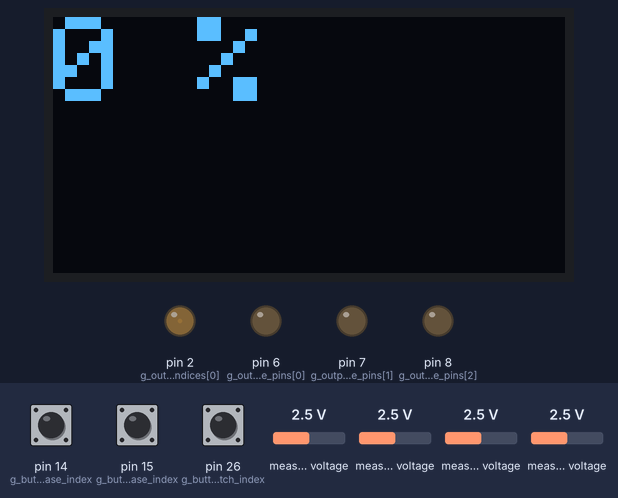
Recording of a sketch running on a simulated Arduino Mega 2560, built with avr-gcc and run on an emulated ATmega2560. Shown: 128×64 one-colour display, output pins drawn as LEDs (lit = HIGH). Dashed ring = blinking. The test bench sets the inputs (shaded band); at power-on: pin 26 (g_button_output_switch_index) LOW, pin 15 (g_button_voltage_increase_index) LOW, pin 14 (g_button_voltage_decrease_index) LOW, measured voltage 2.5 V. Random numbers use the default seed unless the sketch sets one; pins used as bus, display or sensor lines are not drawn; what the sketch prints to the serial monitor is not drawn.

Above: at 6.2 s.
6.3 s: pin 26 (g_button_output_switch_index) pulled HIGH for 1 s
At 6.79 s:
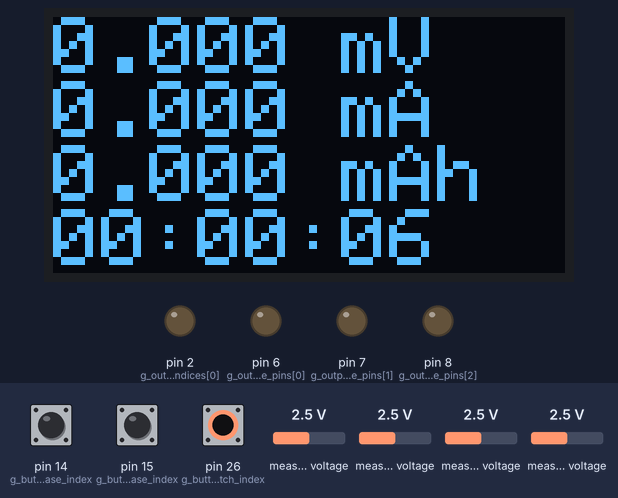
8.8 s: pin 15 (g_button_voltage_increase_index) pulled HIGH for 0.15 s
At 11.2 s:
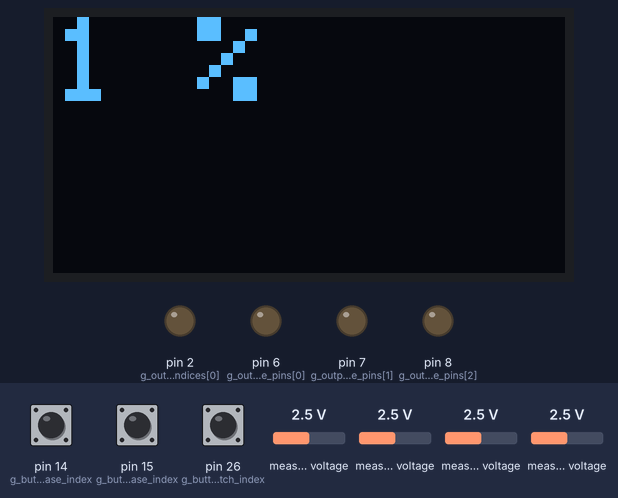
11.5 s: pin 26 (g_button_output_switch_index) pulled HIGH for 0.15 s
At 12.8 s:
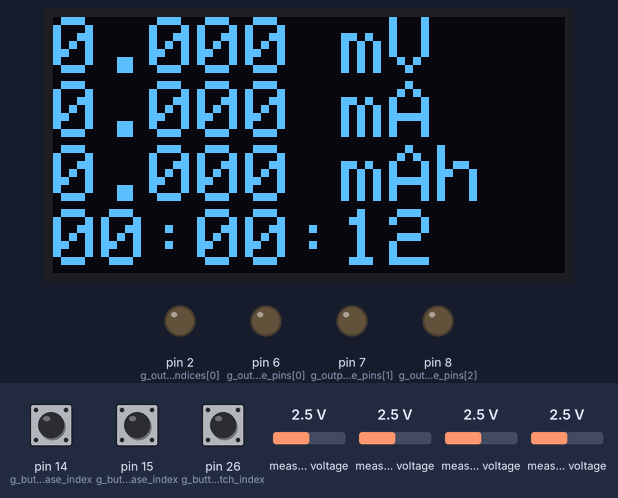
14.6 s: pin 14 (g_button_voltage_decrease_index) pulled HIGH for 1 s
17.1 s: pin 14 (g_button_voltage_decrease_index) driven HIGH and pin 26 (g_button_output_switch_index) driven HIGH
At 17.38 s:
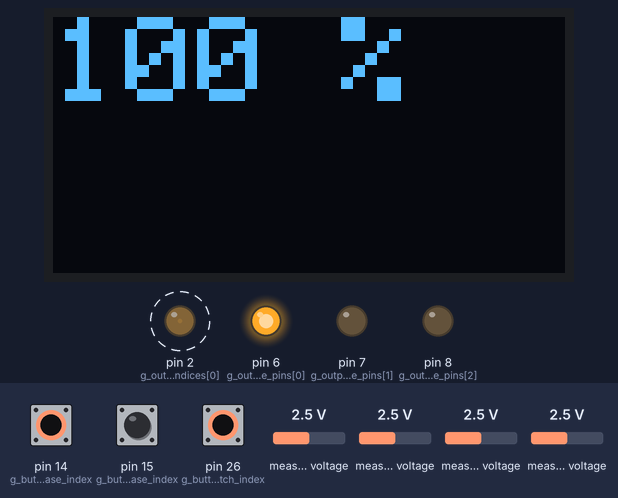
19.1 s: pin 26 (g_button_output_switch_index) driven LOW
At 19.75 s:
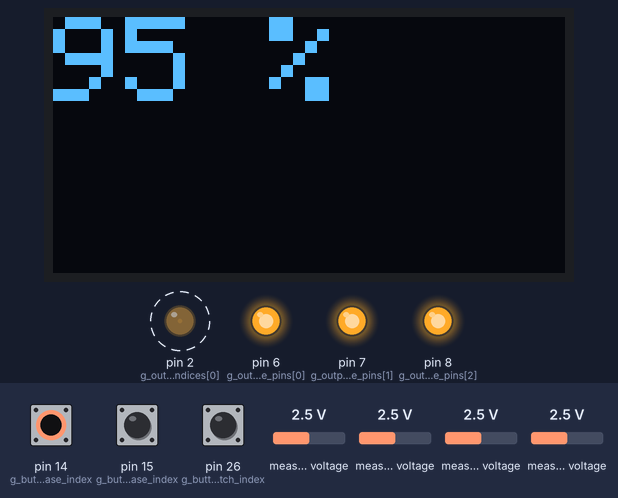
Timing chart, 0 to 22.0 s (numbered marks = the images above; inputs shaded):
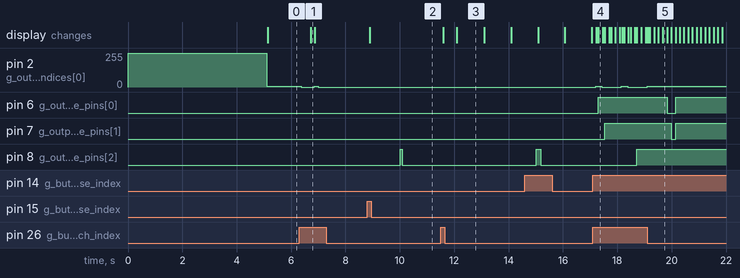

Measured:
- after the input at 6.3 s, pin 2 (g_output_leds_indices[0]): 5/255 → 0/255 after 0.07 s, → 5/255 0.48 s later, → 0/255 0.16 s later; the display: changes after 0.42 s (image 1)
- after the input at 8.8 s, pin 8 (g_output_voltage_pins[2]): LOW → HIGH after 1.2 s, → LOW 0.08 s later; the display: changes after 0.10 s (image 2)
- after the input at 11.5 s, the display: first changes after 0.09 s (image 3 shows a later state)
- after the input at 17.1 s, pin 2 (g_output_leds_indices[0]): alternates 5/255 for 0.23 s and 0/255 for 0.71 s, starting after 0.10 s; pin 6 (g_output_voltage_pins[0]): LOW → HIGH after 0.21 s; pin 7 (g_output_voltage_pins[1]): LOW → HIGH after 0.44 s; pin 8 (g_output_voltage_pins[2]): LOW → HIGH after 1.6 s
- what the display in image 3 shows lasts 1.0 s, from 12.1 s to 13.1 s

The sketch:

DewHeaterRegulator.ino
```cpp
#include "VoltageCurrentMeasurement.h"

#include <Wire.h>
#include "ADS1X15.h"
#include <Adafruit_SSD1306.h>
#include <Adafruit_GFX.h>
#include <string>

#include <vector>
#include <stdlib.h>
#include <cmath>


#define OLED_WIDTH 128
#define OLED_HEIGHT 64

#define OLED_ADDR   0x3C


const int32_t g_button_output_switch_index     = 26;
const int32_t g_button_voltage_increase_index  = 15;
const int32_t g_button_voltage_decrease_index  = 14;
const int32_t g_output_leds_indices[]   = {2,1,0};
const int32_t g_output_leds_indices_size = sizeof(g_output_leds_indices)/sizeof(g_output_leds_indices[0]);
const int32_t g_output_voltage_pins[]   = {6,7,8};
const int32_t g_output_voltage_pins_size = sizeof(g_output_voltage_pins)/sizeof(g_output_voltage_pins[0]);
const int32_t g_max_voltage             = 100;
const int32_t g_min_pulse_width = 50;
const int32_t g_max_pulse_width = g_max_voltage*g_min_pulse_width;

const int32_t g_voltage_pin = 3;    // on ADS1115
const int32_t g_current_pin = 1;    // on ADS1115
const float g_voltage_const = 7.6;
const float g_current_const = -43;

int32_t g_output_voltages[]             = {0,0,0};

int32_t g_current_output_pin = 0;   // 3 = show current, voltage and total charge
int32_t g_last_change_time = 0;

ADS1115 g_ads1115 = ADS1115(0x48);

Adafruit_SSD1306 g_display(OLED_WIDTH, OLED_HEIGHT);

VoltageCurrentMeasurement g_voltage_current_measurement(&g_ads1115, g_voltage_pin, g_current_pin, g_voltage_const, g_current_const);


using namespace std;

void switch_output_pin() {
    g_current_output_pin = (g_current_output_pin + 1) % (g_output_voltage_pins_size+1);

    Serial.print("New output pin: ");
    Serial.println(g_current_output_pin);
}

void decrease_output_voltage() {
    if (g_current_output_pin == g_output_voltage_pins_size) {
        return;
    }
    g_output_voltages[g_current_output_pin] = (g_output_voltages[g_current_output_pin] + g_max_voltage) % (g_max_voltage+1);
}


void increase_output_voltage() {
    if (g_current_output_pin == g_output_voltage_pins_size) {
        return;
    }
    g_output_voltages[g_current_output_pin] = (g_output_voltages[g_current_output_pin] + 1) % (g_max_voltage+1);
}

void turn_off_all_leds() {
    for (const int32_t i_led : g_output_leds_indices) {
        digitalWrite(i_led, LOW);
    }
    g_display.clearDisplay();
    g_display.display();
}

std::string get_time_string(int time_milis) {
    int time_seconds = time_milis/1000;
    int time_minutes = time_seconds/60;
    int time_hours = time_minutes/60;

    time_seconds %= 60;
    time_minutes %= 60;

    return  ((time_hours >= 10) ? "" : "0") + std::to_string(time_hours) + ":" +
            ((time_minutes >= 10) ? "" : "0") + std::to_string(time_minutes) + ":" +
            ((time_seconds >= 10) ? "" : "0") + std::to_string(time_seconds);
}

void print_messages_to_display(const std::vector<std::string> &message, int text_size) {
    g_display.clearDisplay();

    g_display.setTextSize(text_size);
    g_display.setTextColor(WHITE);
    g_display.setCursor(0, 0);
    for (const std::string &msg : message) {
        g_display.println(msg.c_str());
    }
    g_display.display();
}

void update_leds() {
    for (int32_t i_led = 0; i_led < g_output_leds_indices_size; i_led++) {
        if (i_led == g_current_output_pin)  {
            analogWrite(g_output_leds_indices[i_led], 5);
        }
        else {
            digitalWrite(g_output_leds_indices[i_led], LOW);
        }
    }
    if (g_current_output_pin < g_output_voltage_pins_size) {
        const std::string message = std::to_string(g_output_voltages[g_current_output_pin]) + " %";
        print_messages_to_display({message}, 3);
    }
    else {
        std::vector<std::string> messages   =   {
                VoltageCurrentMeasurement::get_message(g_voltage_current_measurement.get_voltage(), "V"),
                VoltageCurrentMeasurement::get_message(g_voltage_current_measurement.get_current(), "A"),
                VoltageCurrentMeasurement::get_message(g_voltage_current_measurement.get_total_charge(), "Ah"),
                get_time_string(millis())
        };
        print_messages_to_display(messages, 2);
    }
}

void set_pwm_pins() {
    const int32_t time = millis();
    for (uint32_t i = 0; i < g_output_voltage_pins_size; i++) {
        if ((time % g_max_pulse_width)/g_min_pulse_width < g_output_voltages[i] ) {
            digitalWrite(g_output_voltage_pins[i], HIGH);
        } else {
            digitalWrite(g_output_voltage_pins[i], LOW);
        }
    }
}

void setup() {
    Serial.begin(115200);

    // put your setup code here, to run once:
    pinMode(g_button_output_switch_index, INPUT);
    pinMode(g_button_voltage_increase_index, INPUT);
    pinMode(g_button_voltage_decrease_index, INPUT);

    for (const int32_t i_led : g_output_leds_indices) {
        pinMode(i_led, OUTPUT);
        digitalWrite(i_led, HIGH);
    }

    for (const int32_t i_pin : g_output_voltage_pins) {
        pinMode(i_pin, OUTPUT);
        digitalWrite(i_pin, LOW);
    }

    g_ads1115.begin();
    g_display.begin(SSD1306_SWITCHCAPVCC, OLED_ADDR);

    print_messages_to_display({"Hello"}, 3);

    g_voltage_current_measurement.set_noise_level(0.005, 0.005);
    g_voltage_current_measurement.set_average_time(g_max_pulse_width);
    delay(5000);
    Serial.print("Setup done");

}

void loop() {

    set_pwm_pins();
    g_voltage_current_measurement.measure();

    if (millis() - g_last_change_time > 15000 && g_current_output_pin < g_output_voltage_pins_size) {
        turn_off_all_leds();
    }
    else {
        update_leds();
    }

    auto process_button_signal = [](int32_t button_index, void (*action)()) {
        bool button_pressed = false;
        if (digitalRead(button_index) == HIGH) {
            button_pressed = true;
            delay(50);
        }
        if (button_pressed && digitalRead(button_index) == HIGH) {  // breadboard is too small, I can't fit a capacitor there :D
            action();
            update_leds();
            g_last_change_time = millis();
        }
    };

    process_button_signal(g_button_output_switch_index, switch_output_pin);
    process_button_signal(g_button_voltage_increase_index, increase_output_voltage);
    process_button_signal(g_button_voltage_decrease_index, decrease_output_voltage);

    delay(2);
}
```

VoltageCurrentMeasurement.h
```cpp
#pragma once

#include <Arduino.h>
#include <string>

#include "ADS1X15.h"

class VoltageCurrentMeasurement {
    public:
        VoltageCurrentMeasurement() = delete;

        VoltageCurrentMeasurement(ADS1115 *ads, uint8_t voltage_pin, uint8_t current_pin, float voltage_const, float current_const)   {
            ads->setGain(1);
            m_voltage_pin = voltage_pin;
            m_current_pin = current_pin;
            m_voltage_const = voltage_const;
            m_current_const = current_const;
            m_ads1115 = ads;
        }

        void set_noise_level(float voltage_noise, float current_noise) {
            m_voltage_noise = voltage_noise;
            m_current_noise = current_noise;
        }

        void set_time_interval(int time_interval_min, int time_interval_max) {
            m_time_interval_min = time_interval_min;
            m_time_interval_max = time_interval_max;
        }

        void set_average_time(int average_time) {
            m_average_time = average_time;
        }

        void measure()  {
            const int32_t time_now = millis();
            if (time_now >= m_next_time_average && m_n_samples > 0) {
                m_average_voltage = m_voltage_sum/m_n_samples;
                m_average_current = m_current_sum/m_n_samples;
                m_total_charge += m_average_current*(time_now - m_time_last_average)/3600000.0;

                if (abs(m_average_voltage) < m_voltage_noise) {
                    m_average_voltage = 0;
                }
                if (abs(m_average_current) < m_current_noise) {
                    m_average_current = 0;
                }

                m_voltage_sum = 0;
                m_current_sum = 0;
                m_n_samples = 0;

                m_time_last_average = time_now;
                m_next_time_average = time_now + m_average_time;

            }
            if (time_now >= m_next_time_measurement) {

                const std::string message = "channel 0 = " + std::to_string(m_ads1115->readADC(0)) + " channel 1 = " + std::to_string(m_ads1115->readADC(1)) + " channel 2 = " + std::to_string(m_ads1115->readADC(2)) + " channel 3 = " + std::to_string(m_ads1115->readADC(3));
                Serial.println(message.c_str());

                const float voltage = m_voltage_const*m_ads1115->toVoltage(m_ads1115->readADC(m_voltage_pin));
                const float current = m_current_const*m_ads1115->toVoltage(m_ads1115->readADC(m_current_pin));

                m_voltage_sum += voltage;
                m_current_sum += current;
                m_n_samples++;

                m_next_time_measurement = time_now + m_time_interval_min + random()*(m_time_interval_max - m_time_interval_min);
            }
        }

        float get_voltage() const {
            return m_average_voltage;
        }

        float get_current() const {
            return m_average_current;
        }

        double get_total_charge() const {
            return m_total_charge;
        }


        static std::string get_message(float value, const std::string &unit) {
            if (value >= 0.8) {
                return std::to_string(value).substr(0,5) + " " + unit;
            }
            else  {
                return std::to_string(value*1000).substr(0,5) + " m" + unit;
            }
        }


    private:
        uint8_t m_voltage_pin;
        uint8_t m_current_pin;
        float m_voltage_const;
        float m_current_const;
        ADS1115 *m_ads1115 = nullptr;

        float m_voltage_noise = 0;
        float m_current_noise = 0;

        int32_t m_time_interval_min = 5;
        int32_t m_time_interval_max = 20;
        int32_t m_average_time = 1000;

        double   m_voltage_sum = 0;
        double   m_current_sum = 0;

        float   m_average_voltage = 0;
        float   m_average_current = 0;
        double  m_total_charge = 0;
        int32_t m_time_last_average = 0;
        int32_t m_n_samples = 0;

        int32_t m_next_time_measurement = 0;
        int32_t m_next_time_average     = 0;

        double random()  {
            return (double(rand())+1) / (double(RAND_MAX)+2);
        };

};
```
